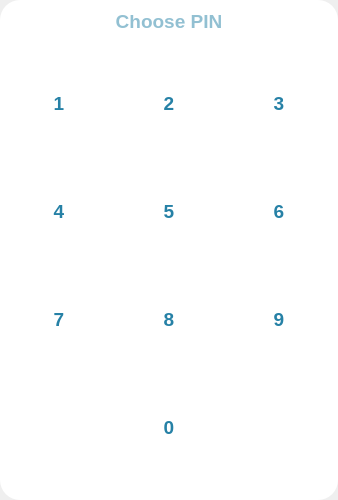
<?xml version="1.0" encoding="UTF-8"?>
<ui version="4.0">
 <class>Form</class>
 <widget class="QWidget" name="Form">
  <property name="geometry">
   <rect>
    <x>0</x>
    <y>0</y>
    <width>338</width>
    <height>500</height>
   </rect>
  </property>
  <property name="maximumSize">
   <size>
    <width>340</width>
    <height>500</height>
   </size>
  </property>
  <property name="windowTitle">
   <string>Form</string>
  </property>
  <property name="styleSheet">
   <string notr="true">#frame {
	background-color: white;
	border-radius: 20px;
}

#pin_field {
	color: #2681a6;
	font-size: 14pt;
	font-weight: 600;
	border: none;
}

#gridFrame .QPushButton {
	width: 70px;
	height: 70px;
	border: none;
	border-radius: 30px;
	color: #2681a6;
	font-size: 14pt;
	font-weight: 600;
}

#gridFrame .QPushButton:hover {
	color: white;
	background-color: #a3c7d6;
}
</string>
  </property>
  <layout class="QVBoxLayout" name="verticalLayout">
   <property name="spacing">
    <number>0</number>
   </property>
   <property name="leftMargin">
    <number>0</number>
   </property>
   <property name="topMargin">
    <number>0</number>
   </property>
   <property name="rightMargin">
    <number>0</number>
   </property>
   <property name="bottomMargin">
    <number>0</number>
   </property>
   <item>
    <widget class="ShadowFrame" name="frame">
     <property name="frameShape">
      <enum>QFrame::StyledPanel</enum>
     </property>
     <property name="frameShadow">
      <enum>QFrame::Raised</enum>
     </property>
     <layout class="QVBoxLayout" name="verticalLayout_2">
      <item>
       <widget class="QLineEdit" name="pin_field">
        <property name="font">
         <font>
          <pointsize>14</pointsize>
          <weight>75</weight>
          <bold>true</bold>
         </font>
        </property>
        <property name="maxLength">
         <number>8</number>
        </property>
        <property name="alignment">
         <set>Qt::AlignCenter</set>
        </property>
        <property name="readOnly">
         <bool>true</bool>
        </property>
        <property name="placeholderText">
         <string>Choose PIN</string>
        </property>
       </widget>
      </item>
      <item>
       <widget class="QFrame" name="gridFrame">
        <property name="styleSheet">
         <string notr="true"/>
        </property>
        <layout class="QGridLayout" name="gridLayout" rowstretch="0,0,0,0,0">
         <property name="leftMargin">
          <number>0</number>
         </property>
         <property name="topMargin">
          <number>0</number>
         </property>
         <property name="rightMargin">
          <number>0</number>
         </property>
         <property name="bottomMargin">
          <number>0</number>
         </property>
         <property name="spacing">
          <number>10</number>
         </property>
         <item row="2" column="1" alignment="Qt::AlignHCenter">
          <widget class="QPushButton" name="btn5">
           <property name="cursor">
            <cursorShape>PointingHandCursor</cursorShape>
           </property>
           <property name="text">
            <string>5</string>
           </property>
          </widget>
         </item>
         <item row="1" column="1" alignment="Qt::AlignHCenter">
          <widget class="QPushButton" name="btn2">
           <property name="cursor">
            <cursorShape>PointingHandCursor</cursorShape>
           </property>
           <property name="text">
            <string>2</string>
           </property>
          </widget>
         </item>
         <item row="2" column="0" alignment="Qt::AlignHCenter">
          <widget class="QPushButton" name="btn4">
           <property name="cursor">
            <cursorShape>PointingHandCursor</cursorShape>
           </property>
           <property name="text">
            <string>4</string>
           </property>
          </widget>
         </item>
         <item row="2" column="2" alignment="Qt::AlignHCenter">
          <widget class="QPushButton" name="btn6">
           <property name="cursor">
            <cursorShape>PointingHandCursor</cursorShape>
           </property>
           <property name="text">
            <string>6</string>
           </property>
          </widget>
         </item>
         <item row="3" column="2" alignment="Qt::AlignHCenter">
          <widget class="QPushButton" name="btn9">
           <property name="cursor">
            <cursorShape>PointingHandCursor</cursorShape>
           </property>
           <property name="text">
            <string>9</string>
           </property>
          </widget>
         </item>
         <item row="3" column="1" alignment="Qt::AlignHCenter">
          <widget class="QPushButton" name="btn8">
           <property name="cursor">
            <cursorShape>PointingHandCursor</cursorShape>
           </property>
           <property name="text">
            <string>8</string>
           </property>
          </widget>
         </item>
         <item row="1" column="0" alignment="Qt::AlignHCenter">
          <widget class="QPushButton" name="btn1">
           <property name="cursor">
            <cursorShape>PointingHandCursor</cursorShape>
           </property>
           <property name="text">
            <string>1</string>
           </property>
          </widget>
         </item>
         <item row="1" column="2" alignment="Qt::AlignHCenter">
          <widget class="QPushButton" name="btn3">
           <property name="cursor">
            <cursorShape>PointingHandCursor</cursorShape>
           </property>
           <property name="text">
            <string>3</string>
           </property>
          </widget>
         </item>
         <item row="3" column="0" alignment="Qt::AlignHCenter">
          <widget class="QPushButton" name="btn7">
           <property name="cursor">
            <cursorShape>PointingHandCursor</cursorShape>
           </property>
           <property name="text">
            <string>7</string>
           </property>
          </widget>
         </item>
         <item row="4" column="0" alignment="Qt::AlignHCenter">
          <widget class="ClickableButton" name="clear_btn">
           <property name="cursor">
            <cursorShape>PointingHandCursor</cursorShape>
           </property>
           <property name="text">
            <string/>
           </property>
           <property name="icon">
            <iconset>
             <normaloff>../../resources/icons/delete.svg</normaloff>../../resources/icons/delete.svg</iconset>
           </property>
           <property name="iconSize">
            <size>
             <width>40</width>
             <height>40</height>
            </size>
           </property>
          </widget>
         </item>
         <item row="4" column="1" alignment="Qt::AlignHCenter">
          <widget class="QPushButton" name="btn0">
           <property name="cursor">
            <cursorShape>PointingHandCursor</cursorShape>
           </property>
           <property name="text">
            <string>0</string>
           </property>
          </widget>
         </item>
         <item row="4" column="2" alignment="Qt::AlignHCenter">
          <widget class="ClickableButton" name="submit_btn">
           <property name="cursor">
            <cursorShape>PointingHandCursor</cursorShape>
           </property>
           <property name="icon">
            <iconset>
             <normaloff>../../resources/icons/tick-circle.svg</normaloff>../../resources/icons/tick-circle.svg</iconset>
           </property>
           <property name="iconSize">
            <size>
             <width>35</width>
             <height>35</height>
            </size>
           </property>
          </widget>
         </item>
        </layout>
       </widget>
      </item>
     </layout>
    </widget>
   </item>
  </layout>
 </widget>
 <customwidgets>
  <customwidget>
   <class>ShadowFrame</class>
   <extends>QFrame</extends>
   <header location="global">widgets/shadow.h</header>
   <container>1</container>
  </customwidget>
  <customwidget>
   <class>ClickableButton</class>
   <extends>QPushButton</extends>
   <header>widgets/clickables.h</header>
  </customwidget>
 </customwidgets>
 <resources/>
 <connections/>
</ui>
